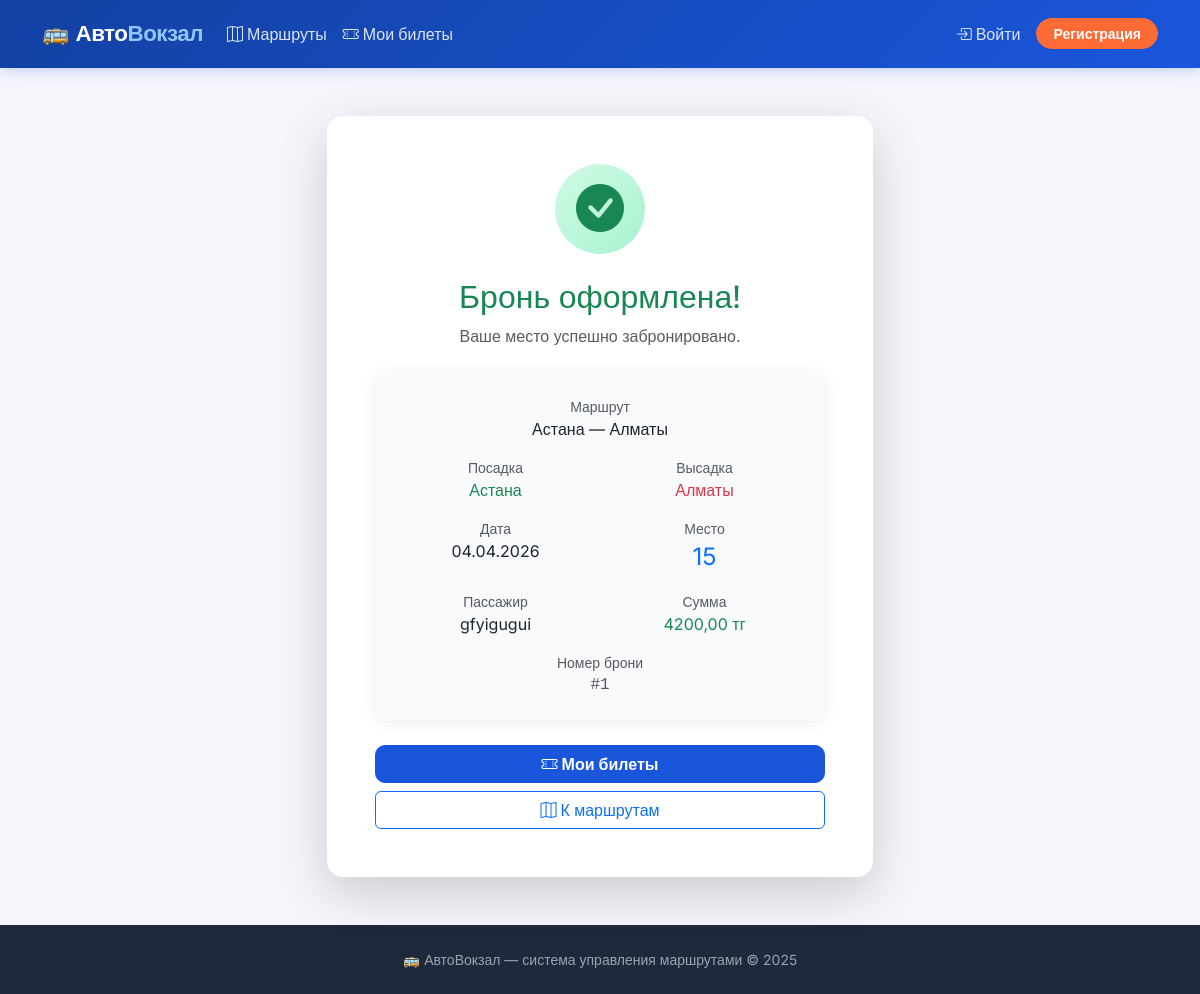
/bookings/confirm/1/, run on the app's committed database.
### bookings/models.py (models this page shows, shortened)
class Booking(models.Model):
    class Status(models.TextChoices):
        BOOKED    = 'booked',    'Забронировано'
        PAID      = 'paid',      'Оплачено'
        CANCELLED = 'cancelled', 'Отменено'
        REFUNDED  = 'refunded',  'Возвращён'
    route = models.ForeignKey(
        'routes.Route', on_delete=models.CASCADE,
        related_name='bookings', verbose_name='Маршрут'
    )
    seat = models.ForeignKey(
        'transport.Seat', on_delete=models.CASCADE,
        related_name='bookings', verbose_name='Место'
    )
    from_stop = models.ForeignKey(
        'routes.Stop', on_delete=models.CASCADE,
        related_name='bookings_from', verbose_name='Остановка посадки'
    )
    to_stop = models.ForeignKey(
        'routes.Stop', on_delete=models.CASCADE,
        related_name='bookings_to', verbose_name='Остановка высадки'
    )
    travel_date = models.DateField(verbose_name='Дата поездки')
    price = models.DecimalField(max_digits=10, decimal_places=2, verbose_name='Цена билета (тг)')
    customer_name = models.CharField(max_length=150, verbose_name='Имя клиента')
    phone = models.CharField(max_length=20, verbose_name='Телефон')
    extra_info = models.TextField(blank=True, verbose_name='Доп. информация')
    status = models.CharField(
        max_length=15, choices=Status.choices,
        default=Status.BOOKED, verbose_name='Статус'
    )
    cookie_token = models.UUIDField(
        default=uuid.uuid4,
        unique=True,
        db_index=True,
        verbose_name='Токен куки',
        help_text='Идентификатор браузера гостя'
    )
    created_at = models.DateTimeField(auto_now_add=True)
    class Meta:
        verbose_name = 'Бронирование'
        verbose_name_plural = 'Бронирования'
        ordering = ['-created_at']

### routes/models.py (models this page shows, shortened)
class Route(models.Model):
    name = models.CharField(max_length=200, verbose_name='Название маршрута',
                            help_text='Например: Астана — Алматы')
    transport = models.ForeignKey(
        'transport.Transport', on_delete=models.PROTECT,
        related_name='routes', verbose_name='Транспорт'
    )
    departure_time = models.TimeField(verbose_name='Время отправления (с первой остановки)')
    is_approved = models.BooleanField(default=False, verbose_name='Подтверждён')
    created_by = models.ForeignKey(
        'users.User', on_delete=models.SET_NULL, null=True,
        related_name='routes', verbose_name='Создан менеджером'
    )
    created_at = models.DateTimeField(auto_now_add=True)
    class Meta:
        verbose_name = 'Маршрут'
        verbose_name_plural = 'Маршруты'
        ordering = ['name', 'departure_time']

class Stop(models.Model):
    route = models.ForeignKey(
        Route, on_delete=models.CASCADE,
        related_name='stops', verbose_name='Маршрут'
    )
    city = models.CharField(max_length=100, verbose_name='Город')
    order = models.PositiveSmallIntegerField(verbose_name='Порядок (0, 1, 2 ...)')
    price_from_start = models.DecimalField(
        max_digits=10, decimal_places=2, default=0,
        verbose_name='Цена от начала (тг)',
        help_text='0 для первой остановки'
    )
    arrival_offset_minutes = models.PositiveIntegerField(
        default=0, verbose_name='Смещение прибытия (мин от старта)'
    )
    is_boarding_allowed = models.BooleanField(
        default=True,
        verbose_name='Посадка разрешена',
        help_text='Можно ли купить билет ОТ этой остановки'
    )
    is_alighting_allowed = models.BooleanField(
        default=True,
        verbose_name='Высадка разрешена',
        help_text='Можно ли купить билет ДО этой остановки'
    )
    class Meta:
        verbose_name = 'Остановка'
        verbose_name_plural = 'Остановки'
        ordering = ['route', 'order']
        unique_together = ('route', 'order')

### transport/models.py (models this page shows, shortened)
class Seat(models.Model):
    class SeatType(models.TextChoices):
        WINDOW = 'window', 'У окна'
        AISLE = 'aisle', 'У прохода'
        STANDARD = 'standard', 'Стандартное'
    transport = models.ForeignKey(
        Transport,
        on_delete=models.CASCADE,
        related_name='seats',
        verbose_name='Транспорт'
    )
    seat_number = models.CharField(max_length=10, verbose_name='Номер места')
    position_x = models.PositiveIntegerField(verbose_name='Колонка (X)')
    position_y = models.PositiveIntegerField(verbose_name='Ряд (Y)')
    seat_type = models.CharField(
        max_length=20,
        choices=SeatType.choices,
        default=SeatType.STANDARD,
        verbose_name='Тип места'
    )
    class Meta:
        verbose_name = 'Место'
        verbose_name_plural = 'Места'
        unique_together = ('transport', 'seat_number')
        ordering = ['position_y', 'position_x']

### bookings/views.py (the view)
# urls.py: path('confirm/<int:pk>/', views.BookingConfirmView.as_view(), name='confirm'),
class BookingConfirmView(View):
    def get(self, request, pk):
        booking = get_object_or_404(Booking, pk=pk)
        tokens  = get_guest_tokens(request)
        resp    = render(request, 'bookings/confirm.html', {'booking': booking})
        refresh_guest_tokens(resp, tokens)
        return resp

### bookings/cookie_utils.py (called while the page is built, shortened)
def get_guest_tokens(request) -> list[str]:
    raw = request.COOKIES.get(COOKIE_NAME, '[]')
    try:
        tokens = json.loads(raw)
        if isinstance(tokens, list):
            return [str(t) for t in tokens]
    except (json.JSONDecodeError, TypeError):
        pass
    return []

def refresh_guest_tokens(response, tokens: list[str]) -> None:
    if not tokens:
        return

### templates/bookings/confirm.html (shortened to what this page needs)
{% extends "base.html" %}
{% block content %}
<div class="container py-5">
    <div class="row justify-content-center">
        <div class="col-lg-6 text-center">
            <div class="card border-0 shadow-lg">
                <div class="card-body p-5">
                    <div class="d-inline-flex align-items-center justify-content-center rounded-circle mb-4"
                         style="width:90px;height:90px;background:linear-gradient(135deg,#d1fae5,#a7f3d0);">
                        <i class="bi bi-check-circle-fill text-success" style="font-size:3rem;"></i>
                    </div>
                    <h2 class="fw-800 fw-montserrat text-success mb-2">Бронь оформлена!</h2>
                    <p class="text-muted mb-4">Ваше место успешно забронировано.</p>
                    <div class="card border-0 rounded-3 p-4 mb-4" style="background:#f8fafc;">
                        <div class="row text-center g-3">
                            <div class="col-12">
                                <div class="text-muted small">Маршрут</div>
                                <div class="fw-700 fs-6">{{ booking.route.name }}</div>
                            </div>
                            <div class="col-6">
                                <div class="text-muted small">Посадка</div>
                                <div class="fw-700 text-success">{{ booking.from_stop.city }}</div>
                            </div>
                            <div class="col-6">
                                <div class="text-muted small">Высадка</div>
                                <div class="fw-700 text-danger">{{ booking.to_stop.city }}</div>
                            </div>
                            <div class="col-6">
                                <div class="text-muted small">Дата</div>
                                <div class="fw-700">{{ booking.travel_date|date:"d.m.Y" }}</div>
                            </div>
                            <div class="col-6">
                                <div class="text-muted small">Место</div>
                                <div class="fw-800 fs-4 text-primary">{{ booking.seat.seat_number }}</div>
                            </div>
                            <div class="col-6">
                                <div class="text-muted small">Пассажир</div>
                                <div class="fw-700">{{ booking.customer_name }}</div>
                            </div>
                            <div class="col-6">
                                <div class="text-muted small">Сумма</div>
                                <div class="fw-800 text-success">{{ booking.price }} тг</div>
                            </div>
                            <div class="col-12">
                                <div class="text-muted small">Номер брони</div>
                                <div class="fw-700 text-muted font-monospace">#{{ booking.pk }}</div>
                            </div>
                        </div>
                    </div>
                    <a href="{% url 'bookings:my' %}" class="btn btn-primary w-100 fw-600 mb-2">
                        <i class="bi bi-ticket-perforated me-1"></i>Мои билеты
                    </a>
                    <a href="{% url 'routes:list' %}" class="btn btn-outline-primary w-100 fw-600">
                        <i class="bi bi-map me-1"></i>К маршрутам
                    </a>
                </div>
            </div>
        </div>
    </div>
</div>
{% endblock %}

### templates/base.html (style rules this page uses)
:root { --primary: #1a56db; --primary-dark: #1341a3; --accent: #ff6b35; --success: #0ea472; --danger: #e02424; --bg: #f4f6fb; --card-bg: #fff; --text: #1e2a3b; --muted: #6b7280; --border: #e5e7eb; --seat-free: #d1fae5; --seat-free-border: #34d399; --seat-taken: #fee2e2; --seat-taken-border: #f87171; --seat-selected: #fef3c7; --seat-selected-border: #f59e0b; }
* { box-sizing: border-box; }
body { font-family: 'Inter', sans-serif; background: var(--bg); color: var(--text); min-height: 100vh; }
.card { border: none; border-radius: 16px; box-shadow: 0 2px 16px rgba(0,0,0,.07); transition: box-shadow .2s, transform .2s; }
.btn-primary { background: var(--primary); border-color: var(--primary); font-weight: 600; border-radius: 10px; transition: background .2s, transform .1s; }
.fw-montserrat { font-family: 'Montserrat', sans-serif; }

### data on the page
Booking: route.name "Астана — Алматы", from_stop.city "Астана", to_stop.city "Алматы", travel_date "04.04.2026", seat.seat_number "15", customer_name "gfyigugui", price "4200,00", pk "1"
